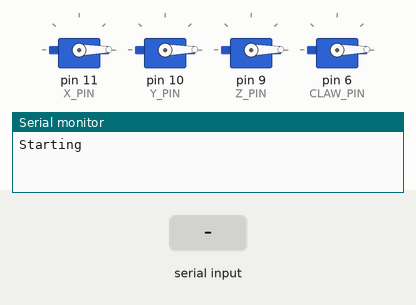
A sketch run on a simulated Arduino Uno, built with avr-gcc and run on an emulated ATmega328P. Shown: 4 × servo, the last lines printed to the serial monitor. The inputs (shaded band) are chosen by the test bench.

Above: at 1.2 s.
1.3 s: "x=90;\n" received over Serial
At 1.6 s:
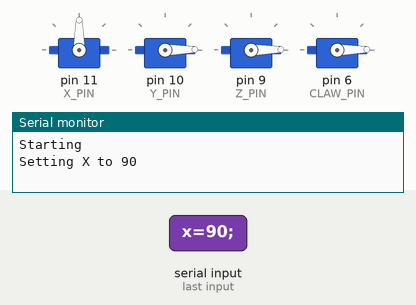
Timing chart, 0 to 4.3 s (numbered marks = the images above; inputs shaded):
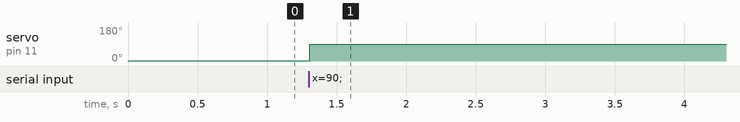

The sketch:

MEARM.ino
```cpp
#include <Servo.h>

#define X_PIN 11
#define Y_PIN 10
#define Z_PIN 9
#define CLAW_PIN 6

Servo x_servo;
Servo y_servo;
Servo z_servo;
Servo c_servo;

int x_cur_pos = 1;
int y_cur_pos = 1;
int z_cur_pos = 1;
int c_cur_pos = 1;

int x_final_pos = 1;
int y_final_pos = 1;
int z_final_pos = 1;
int c_final_pos = 1;

int rate = 0;

byte buf[256];
byte buf_index = 0;

void resetBuffer()
{
    memset( &buf[0], 0, 256 );
    buf_index = 0;
}

void setup()
{
    x_servo.attach( X_PIN );
    y_servo.attach( Y_PIN );
    z_servo.attach( Z_PIN );
    c_servo.attach( CLAW_PIN );

    x_servo.write( 1 );
    y_servo.write( 1 );
    z_servo.write( 1 );
    c_servo.write( 1 );

    Serial.begin( 9600 );
    while( !Serial );

    resetBuffer();

    Serial.println( "Starting" );
}

void loop()
{
    while( Serial.available() > 0 )
    {
        byte c = Serial.read();
        buf[buf_index++] = c;

        if( c != ';' )
            return;
        else
        {
            char desired = 0;
            int value = 0;
            sscanf( buf, "%c=%d;", &desired, &value );
            switch( desired )
            {
                default:
                    Serial.println( "Bad command." );
                    break;
                case 'x':
                    x_final_pos = value;
                    Serial.print( "Setting X to " );
                    Serial.println( x_final_pos );
                    break;
                case 'y':
                    y_final_pos = value;
                    Serial.print( "Setting Y to " );
                    Serial.println( y_final_pos );
                    break;
                case 'z':
                    z_final_pos = value;
                    Serial.print( "Setting Z to " );
                    Serial.println( z_final_pos );
                    break;
                case 'c':
                    c_final_pos = value;
                    Serial.print( "Setting C to " );
                    Serial.println( c_final_pos );
                    break;
                case 'r':
                    rate = value;
                    break;
            }
            resetBuffer();
        }
    }

    if( x_final_pos != x_cur_pos )
    {
        x_cur_pos = x_final_pos;
        x_servo.write( x_cur_pos );
    }
    if( y_final_pos != y_cur_pos )
    {
        y_cur_pos = y_final_pos;
        y_servo.write( y_cur_pos );
    }
  //  if( z_final_pos != z_cur_pos )
   // {
     //   z_cur_pos = z_final_pos;
        z_servo.write( z_cur_pos );
   // }
    if( c_final_pos != c_cur_pos )
    {
        c_cur_pos = c_final_pos;
        c_servo.write( c_cur_pos );
    }
}
```

Measured:
- after the input at 1.3 s, servo on pin 11 (X_PIN): 1° → 90° at once
